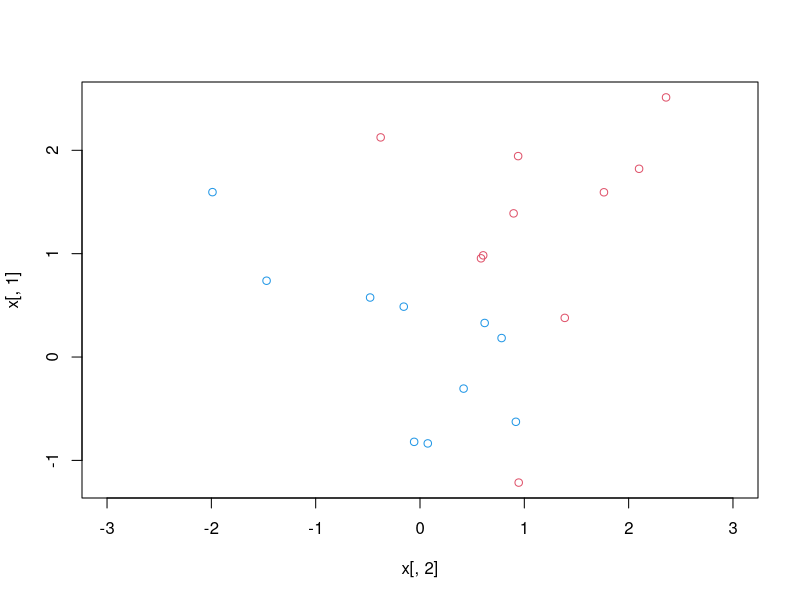
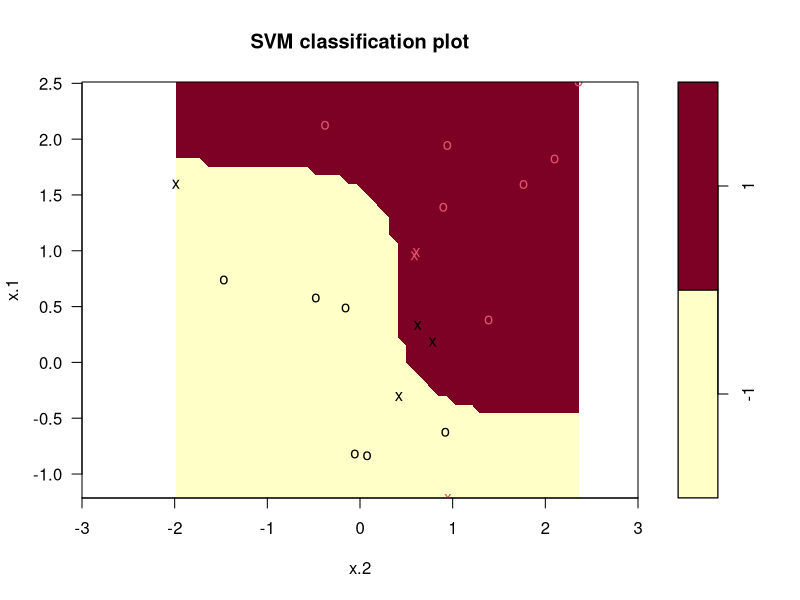

Recreate these plots in R, in order.
###svm lab

set.seed(1)
x <- matrix(rnorm(20*2),ncol=2)
y <- c(rep(-1,10),rep(1,10))

x[y==1,] <- x[y==1,]+1
x[y==1,]

plot(x[,2],x[,1],col=(3-y),xlim=c(-3,3))

dat = data.frame(x=x,y=as.factor(y))
library(e1071)

svmfit <- svm(y~.,data=dat,kernel='sigmoid',cost=10,scale=T)
summary(svmfit)

plot(svmfit,dat,xlim=c(-3,3))




### xtable 

#data description
namevec <- c(
'lettr ',
'x-box ',
'y-box ',
'width ',
'high  ',
'onpix ',
'x-bar ',
'y-bar ',
'x2bar ',
'y2bar ',
'xybar ',
'x2ybr ',
'xy2br ',
'x-ege ',
'xegvy ',
'y-ege ',
'yegvx '
)

desc <- c(
'capital letter (26 values from A to Z)'
,'horizontal position of box (integer)'
,'vertical position of box (integer)'
,'width of box (integer)'
,'height of box (integer)'
,'total # of pixels (integer)'
,'mean x of pixels in box (integer)'
,'mean y of pixels in box (integer)'
,'mean x variance (integer)'
,'mean y variance (integer)'
,'mean x y correlation (integer)'
,'mean of x * x * y (integer)'
,'mean of x * y * y (integer)'
,'mean edge count left to right (integer)'
,'correlation of x-ege with y (integer)'
,'mean edge count bottom to top (integer)'
,'correlation of y-ege with x (integer)'
)

xtable::xtable(cbind(namevec,desc))





















